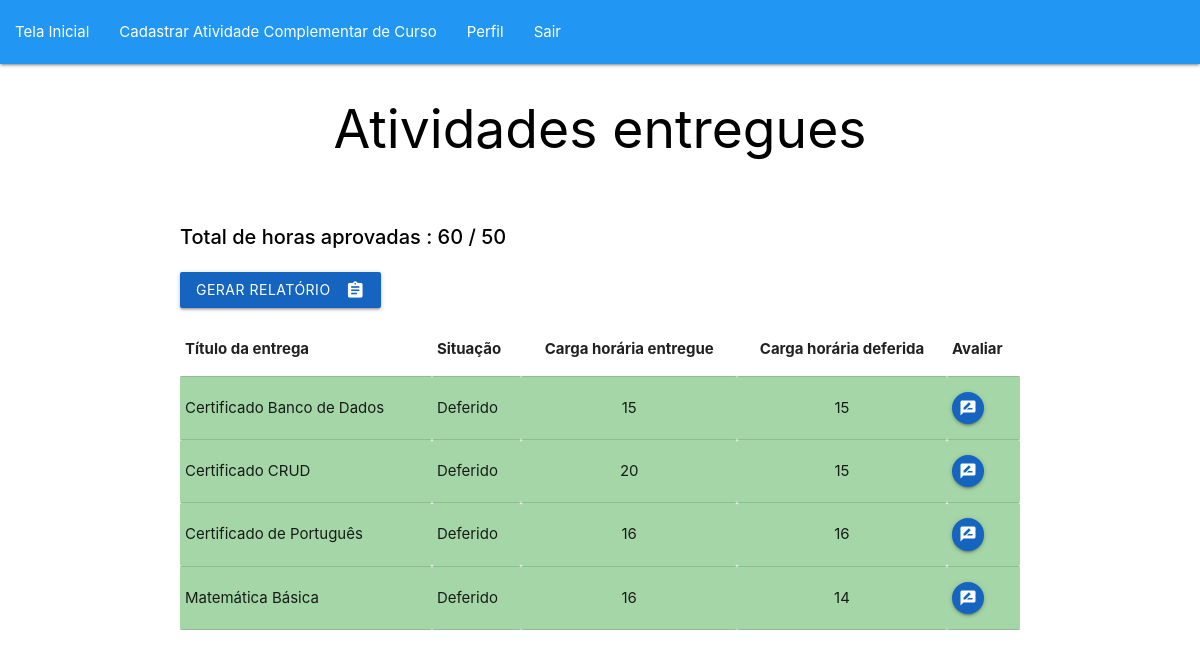
The app's page /validacao/validar.php?id=98 (signed in) with its own data.
### tables this page shows
CREATE TABLE IF NOT EXISTS `aluno` (
  `id_aluno` int NOT NULL AUTO_INCREMENT,
  `nome` varchar(255) DEFAULT NULL,
  `matricula` char(10) DEFAULT NULL,
  `email` varchar(255) DEFAULT NULL,
  `senha` varchar(255) DEFAULT NULL,
  `conclusao_horas` int NOT NULL,
  `id_curso` int DEFAULT NULL,
  PRIMARY KEY (`id_aluno`),
  KEY `fk_aluno_curso` (`id_curso`)
);

CREATE TABLE IF NOT EXISTS `curso` (
  `id_curso` int NOT NULL AUTO_INCREMENT,
  `nome_curso` varchar(255) NOT NULL,
  `carga_horaria` int NOT NULL,
  PRIMARY KEY (`id_curso`)
);

CREATE TABLE IF NOT EXISTS `entrega_atividade` (
  `id_entrega_atividade` int NOT NULL AUTO_INCREMENT,
  `titulo_certificado` varchar(255) DEFAULT NULL,
  `carga_horaria_certificado` int DEFAULT NULL,
  `certificado` varchar(255) DEFAULT NULL,
  `carga_horaria_aprovada` int DEFAULT NULL,
  `status` varchar(255) DEFAULT NULL,
  `id_aluno` int DEFAULT NULL,
  `caminho` varchar(255) NOT NULL,
  `id_atividade_complementar` int NOT NULL,
  `observacoes` text NOT NULL,
  PRIMARY KEY (`id_entrega_atividade`),
  KEY `fk_aluno_entrega_atividade` (`id_aluno`),
  KEY `fk_id_atividade_complementar` (`id_atividade_complementar`)
);

### conecta.php (called while the page is built, shortened)
<?php
function excutarSQL($mysql, $sql)
{
    $resultado = mysqli_query($mysql, $sql);
    return $resultado;
}

### validacao/validar.php (the view, shortened to what this page needs)
<?php
$id = $_GET['id'];
require_once "../conecta.php";
$mysql = conectar();
$sql = "SELECT a.id_aluno, a.nome, a.matricula, a.email,
 ea.id_entrega_atividade, ea.status,
 ea.carga_horaria_certificado, ea.carga_horaria_aprovada,
 ea.status, ea.certificado, ea.caminho, ea.titulo_certificado,
 ea.observacoes, ac.descricao,
 ac.natureza, c.carga_horaria
 FROM aluno a
INNER JOIN entrega_atividade ea
ON a.id_aluno = $id AND ea.id_aluno = $id
INNER JOIN atividade_complementar ac
ON ea.id_atividade_complementar = ac.id_atividade_complementar
INNER JOIN curso c
ON a.id_curso AND c.id_curso = " . $_SESSION['coordenador'][2] . "
";
$resultado = excutarSQL($mysql, $sql);
?>
<!DOCTYPE html>
<html lang="pt-br">
<head>
    <link type="text/css" rel="stylesheet" href="../materialize/css/materialize.min.css" media="screen,projection" />
</head>
<body>
    <?php
    require_once "../boasPraticas/headerNav.php";
    ?>
    <main class="container">
        <h2 class="center-align">Atividades entregues</h2><br>
        <?php
        $entrega = mysqli_fetch_all($resultado, MYSQLI_ASSOC);
        $sql_total_horas = "SELECT SUM(ea.carga_horaria_aprovada ) FROM entrega_atividade ea WHERE ea.status = 'Deferido' AND ea.id_aluno = $id";
        $execucao_total_horas = excutarSQL($mysql, $sql_total_horas);
        $horas_totais_aprovadas = mysqli_fetch_assoc($execucao_total_horas);
        if ($horas_totais_aprovadas['SUM(ea.carga_horaria_aprovada )'] == 0) {
            $quantidade_total_horas = 0;
        } else {
            $quantidade_total_horas = $horas_totais_aprovadas['SUM(ea.carga_horaria_aprovada )'];
        }
        $imprimido = false;
        foreach ($entrega as $contagem_total) {
            if (!$imprimido) {
        ?>
                <p class="contagem"><strong>Total de horas aprovadas : <?php echo $quantidade_total_horas . " " . "/" . " " . $contagem_total['carga_horaria'] ?></strong></p>
                <?php
                $imprimido = true;
            }
        }
        $imprimido_certificado = false;
        foreach ($entrega as $certificado) {
            if ($quantidade_total_horas >= $certificado['carga_horaria']) {
                if (!$imprimido_certificado) {
                ?>
                    <a href="../relatorio.php?id=<?php echo $id; ?>"
                        class="btn waves-effect waves-light #1565c0 blue darken-3 lighten-3 relatorio">
                        <i class="material-icons right">assignment</i>Gerar relatório
                    </a>
        <?php
                    $imprimido_certificado = true;
                }
            }
        }
        ?>
        <table>
            <thead>
                <tr>
                    <th>Título da entrega</th>
                    <th>Situação</th>
                    <th class="teste">Carga horária entregue</th>
                    <th class="teste">Carga horária deferida</th>
                    <th colspan="1">Avaliar</th>
                </tr>
            </thead>
            <tbody>
                <?php
                foreach ($entrega as $informacoes_entrega) {
                    if ($informacoes_entrega['status'] == "Deferido") {
                        echo "<tr class=\"#a5d6a7 green lighten-3\">";
                        echo "<td>" . $informacoes_entrega['titulo_certificado'] . "</td>";
                        echo "<td>" . $informacoes_entrega['status'] . "</td>";
                        echo "<td class=\"teste\">" . $informacoes_entrega['carga_horaria_certificado'] . "</td>";
                        echo "<td class=\"teste\">" . $informacoes_entrega['carga_horaria_aprovada'] . "</td>";
                        echo '<td> <a href="#modal' . $informacoes_entrega['id_entrega_atividade'] . '" class="btn-floating btn-small waves-effect waves-light #1565c0 blue darken-3 modal-trigger"><i class="material-icons">rate_review</i></a> </td>';
                        echo "</tr>";
                ?>
                        <?php
                    }
                }
                ?>
            </tbody>
        </table>
    </main>
    <br><br>
</body>
</html>

### validacao/validar.php (style rules this page uses)
.relatorio { margin-bottom: 15px; }
p, a, h2, h1, span { color: black; }
.contagem { font-size: 20px; }
.teste { justify-content: center; text-align: center; }

### records on screen
aluno: quantidade_total_horas "60", curso.carga_horaria "50", entrega_atividade.titulo_certificado "Certificado Banco de Dados", entrega_atividade.status "Deferido", entrega_atividade.carga_horaria_certificado "15", entrega_atividade.carga_horaria_aprovada "15", entrega_atividade.titulo_certificado "Certificado CRUD", entrega_atividade.carga_horaria_certificado "20", entrega_atividade.titulo_certificado "Certificado de Português", entrega_atividade.carga_horaria_certificado "16", entrega_atividade.carga_horaria_aprovada "16", entrega_atividade.titulo_certificado "Matemática Básica", entrega_atividade.carga_horaria_aprovada "14"
